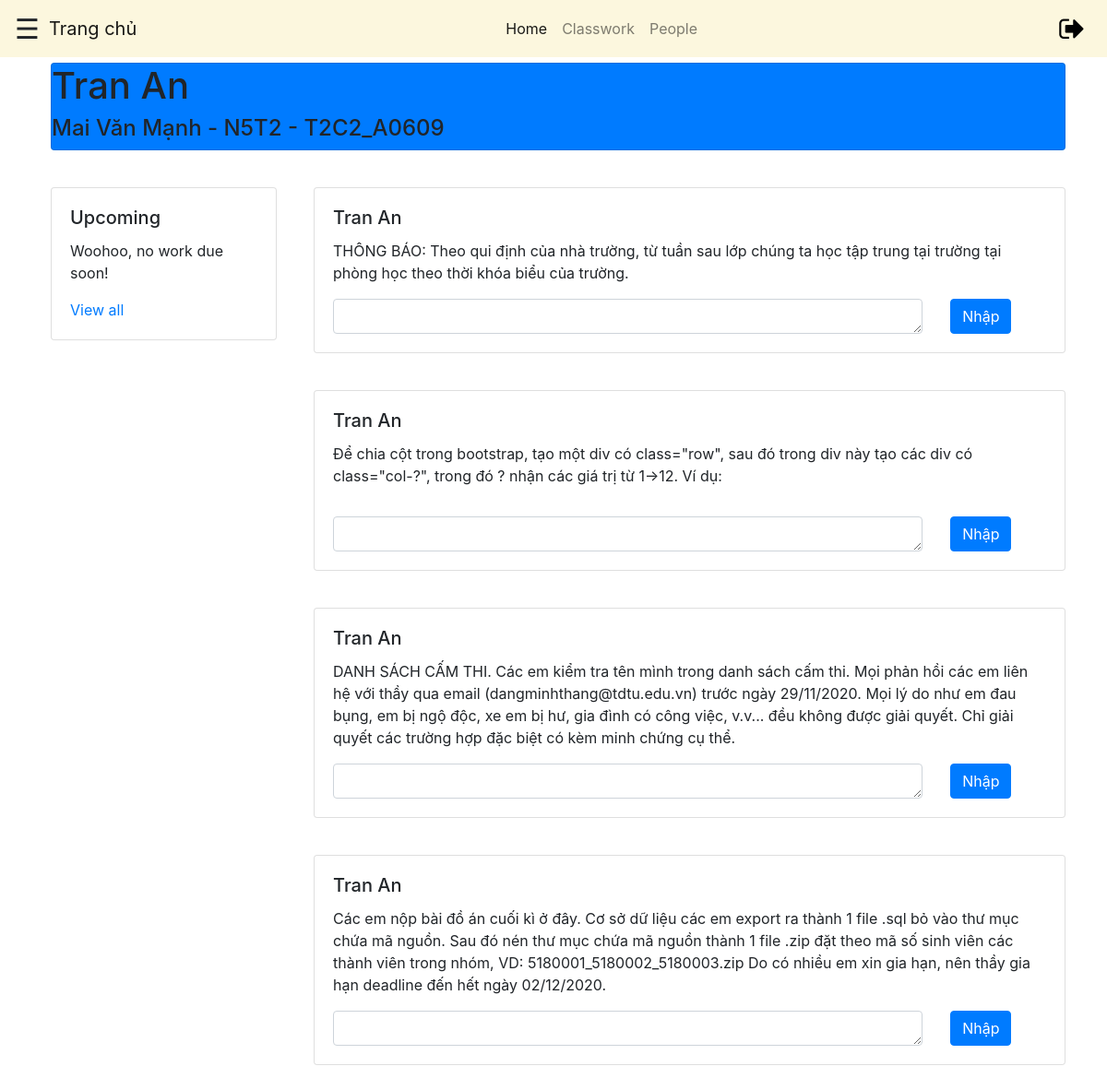
The page /fileGV/classstudent.php?id=56 on the database its author committed.
### tables this page shows
CREATE TABLE `classroom` (
  `id` int(11) NOT NULL,
  `classname` varchar(50) NOT NULL,
  `room` varchar(10) NOT NULL,
  `subject` varchar(50) NOT NULL,
  `emailteacher` varchar(255) DEFAULT NULL,
  `imageclass` varchar(255) DEFAULT NULL
);

CREATE TABLE `account` (
  `firstname` varchar(255) NOT NULL,
  `lastname` varchar(255) NOT NULL,
  `email` varchar(255) NOT NULL,
  `password` varchar(255) NOT NULL,
  `activate` int(11) NOT NULL,
  `activate_token` varchar(255) NOT NULL,
  `isGV` bit(1) DEFAULT NULL,
  `isAdmin` bit(1) DEFAULT NULL
);

CREATE TABLE `feed` (
  `id` int(11) NOT NULL,
  `content` varchar(10000) NOT NULL,
  `classID` int(11) NOT NULL,
  `file` varchar(255) DEFAULT NULL
);

### connect.php (called while the page is built, shortened)
<?php
    function connection()
    {
        $conn = new mysqli(HOST, USER, PASS,DB);
        return $conn;
    }
    function getClassTeacherById($classID)
    {
        $sql = "SELECT * FROM classroom, account WHERE emailteacher = email and id = ?";
        $conn = connection();
        $stm = $conn->prepare($sql);
        $stm->bind_param('s', $classID);
        if(!$stm->execute())
        {
            return array('code' => 1,'error'=>'cannot execute command');
        }
        $result = $stm->get_result();
        $data = $result->fetch_assoc();
        return $data;
    }
    function getFeedByClassID($classID)
    {
        $sql = "SELECT * FROM feed WHERE classID = ?";
        $conn = connection();
        $stm = $conn->prepare($sql);
        $stm->bind_param('s', $classID);
        if(!$stm->execute())
        {
            return array('code' => 1,'error'=>'cannot execute command');
        }
        $result = $stm->get_result();
        return array('code' => 0, 'result' => $result);
    }
?>

### fileGV/classstudent.php (the view, shortened to what this page needs)
<?php
    require_once('connect.php');
?>
<!DOCTYPE html>
<html lang="en">
<head>
    <link rel="stylesheet" href="https://maxcdn.bootstrapcdn.com/bootstrap/4.5.2/css/bootstrap.min.css">
    <link rel="stylesheet" href="style.css">
    <link rel="stylesheet" href="https://cdnjs.cloudflare.com/ajax/libs/font-awesome/4.7.0/css/font-awesome.min.css">
    <link rel="stylesheet" href="https://stackpath.bootstrapcdn.com/bootstrap/4.5.0/css/bootstrap.min.css">
	  <link rel="stylesheet" href="https://maxcdn.bootstrapcdn.com/font-awesome/4.7.0/css/font-awesome.min.css">
    <link rel="stylesheet" href="https://stackpath.bootstrapcdn.com/bootstrap/4.4.1/css/bootstrap.min.css">
    <link rel="stylesheet" href="https://cdnjs.cloudflare.com/ajax/libs/font-awesome/4.7.0/css/font-awesome.min.css">
</head>
<body>
    <?php
      $result = getClassTeacherById($_GET['id']);
    ?>
    <nav class="navbar fixed-top navbar-expand-sm navbar-light">
        <span onclick="togMenu()">&#9776;</span>
        <a class="navbar-brand mb-0 navname" href="homestudent.php?username=<?=$_GET['studentEmail']?>">Trang chủ</a>
        <ul class="nav navbar-nav mx-auto">
            <li class="nav-item">
              <a class="nav-link active" href="classstudent.php?id=<?=$_GET['id']?>&studentEmail=<?=$_GET['studentEmail']?>">Home</a>
            </li>
            <li class="nav-item">
              <a class="nav-link" href="#classworksrc">Classwork</a>
            </li>
            <li class="nav-item">
              <a class="nav-link" href="peopleStudent.php?id=<?=$_GET['id']?>&studentEmail=<?=$_GET['studentEmail']?>">People</a>
            </li>
        </ul>
        <span class="fa fa-sign-out p-2"></span>
    </nav>
    <div class="container">
        <div class="row">
          <div class="col-sm-12 pt-5">
            <div class="card classbg bg-primary">
              <h1><?=$result['lastname'] . ' ' . $result['firstname']?></h1>
              <h4><?=$result['subject'] . '_' . $result['room']?></h4>
            </div>
          </div>
        </div>
        <div class="row">
          <div class="col-sm-3">
            <div class="card">
              <div class="card-body">
              <h5 class="card-title">Upcoming</h5>
              <p class="card-text">Woohoo, no work due soon!</p>
              <a href="#" class=" ">View all</a>
              </div>
            </div>
          </div>
        <?php
          $feeds = getFeedByClassID($_GET['id']);
          $arrayFeedRevert = array();
          if ($feeds['code'] != 0)
          {
            $error = $feeds['error'];
          }
          else
          {
            while ($row = $feeds['result']->fetch_assoc())
            {
              array_unshift($arrayFeedRevert, $row);
            }
            if (isset($arrayFeedRevert[0]))
            {
        ?>
            <div class="col-sm-9">
              <div class="card">
                <div class="card-body">
                  <h5 class="card-title"><?=$result['lastname'] . ' ' . $result['firstname']?></h5>
                  <p class="card-text"><?=$arrayFeedRevert[0]['content']?></p>
                  <div class="row">
                    <div class="col-sm-10">
                        <div class="input-group">
                            <textarea class="form-control cmt" rows="1"></textarea>
                        </div>
                    </div>
                    <div class="col-sm-2">
                      <button class="btn btn-primary">Nhập</button>
                    </div>
                  </div>
                </div>
              </div>
            </div>
          </div>
          <?php
              }
              array_shift($arrayFeedRevert);
              foreach ($arrayFeedRevert as $afr)
              {
          ?>
            <div class="row">
              <div class="col-sm-3">
              </div>
              <div class="col-sm-9">
                <div class="card">
                  <div class="card-body">
                    <h5 class="card-title"><?=$result['lastname'] . ' ' . $result['firstname']?></h5>
                    <p class="card-text"><?=$afr['content']?></p>
                    <div class="row">
                      <div class="col-sm-10">
                          <div class="input-group">
                              <textarea class="form-control cmt" rows="1"></textarea>
                          </div>
                      </div>
                      <div class="col-sm-2">
                        <button class="btn btn-primary">Nhập</button>
                      </div>
                    </div>
                  </div>
                </div>
              </div>
            </div>
            <?php
              }
            }
            ?>
      <div class="tab-content" style="height: 100%;">
          <div id="homesrc" class="container tab-pane active"><br>
          </div>
      </div>
</body>
</html>

### style.css (style rules this page uses)
.card { margin: 20px 0px 20px 10px; }
.navbar { background-color: #fcf7de; width: 100%; padding: 8px 0px 8px 16px; }
#homesrc { min-height: 100vh; }
.navbar-brand { margin-left: 10px; font-size: 36px; }
.navbar span { font-size: 30px; cursor: pointer; }
.fa-sign-out { color: black; }
* { margin: 0; padding: 0; box-sizing: border-box; }

### rows shown on the page
classroom: account.lastname "Tran", account.firstname "An", subject "Mai Văn Mạnh - N5T2 - T2C2", room "A0609"
feed: content "THÔNG BÁO: Theo qui định của nhà trường, từ tuần sau lớp chúng ta học tập trung tại trường tại phòng học theo thời khóa biểu của trường."
feed: content "Để chia cột trong bootstrap, tạo một div có class=\"row\", sau đó trong div này tạo các div có class=\"col-?\", trong đó ? nhận các giá trị từ 1->12. Ví dụ:"
account: lastname "Tran", firstname "An"
feed: content "DANH SÁCH CẤM THI. Các em kiểm tra tên mình trong danh sách cấm thi. Mọi phản hồi các em liên hệ với thầy qua email (dangminhthang@tdtu.edu.vn) trước ngày 29/11/2020. Mọi lý do như em đau bụng, em bị ngộ độc, xe em bị hư, gia đình có công việc, v.v... đều không được giải quyết. Chỉ giải quyết các trường hợp đặc biệt có kèm minh chứng cụ thể."
feed: content "Các em nộp bài đồ án cuối kì ở đây. Cơ sở dữ liệu các em export ra thành 1 file .sql bỏ vào thư mục chứa mã nguồn. Sau đó nén thư mục chứa mã nguồn thành 1 file .zip đặt theo mã số sinh viên các thành viên trong nhóm, VD: 5180001_5180002_5180003.zip Do có nhiều em xin gia hạn, nên thầy gia hạn deadline đến hết ngày 02/12/2020."
